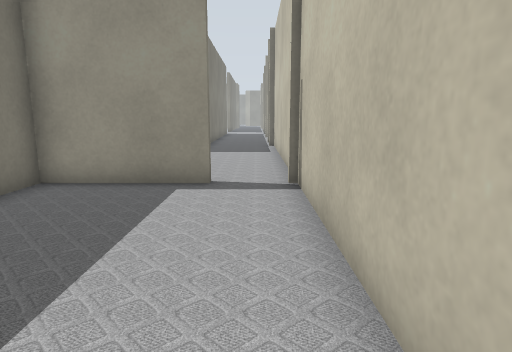
[1] (above)

21 first-person views from a walk through a robot-simulator world made for Gazebo. The camera is 0.72 m above the floor, tilts 10° down and sees 75° across. Floor lines are 1 m apart. The floor is counted in squares, 0.5 m on a side. Each view is taken from the middle of a square. On the plan, view 1 faces up. The plan holds only what a view shows up to about 15 squares ahead; the rest is blank. The place goes on beyond the plan. Robots are left out.

[2]
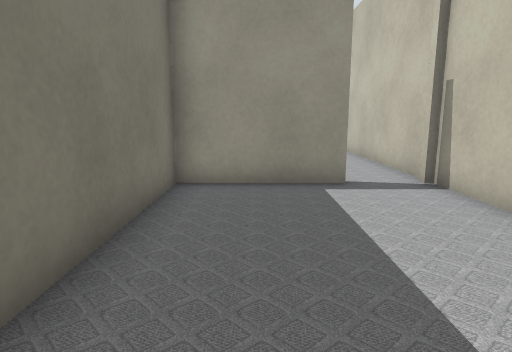

[3]
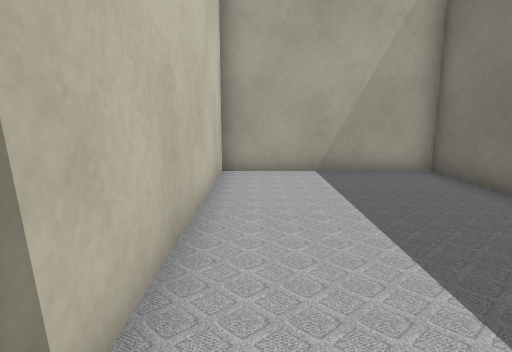

[4]
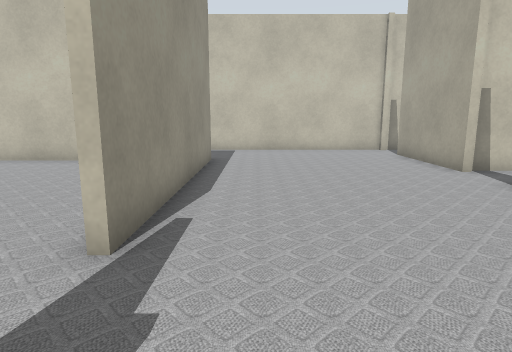

[5]
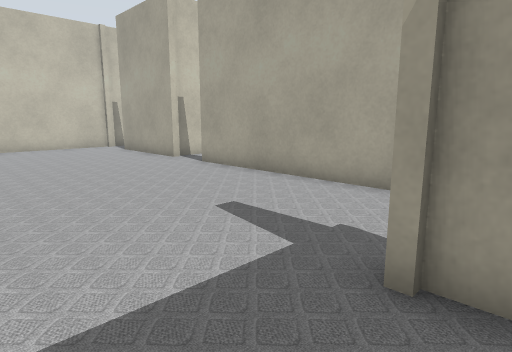

[6]
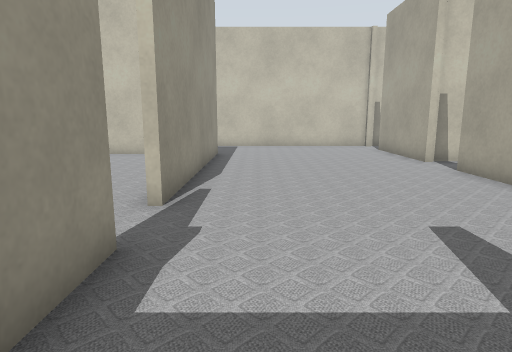

[7]
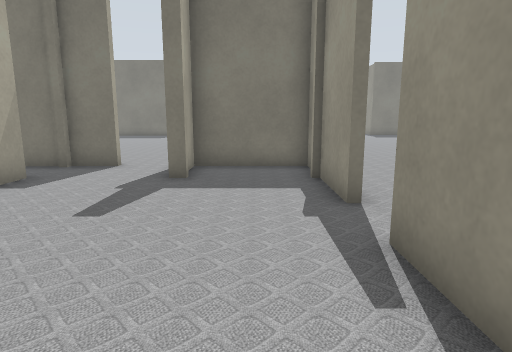

[8]
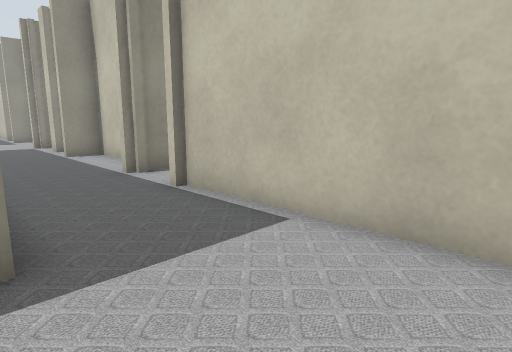

[9]
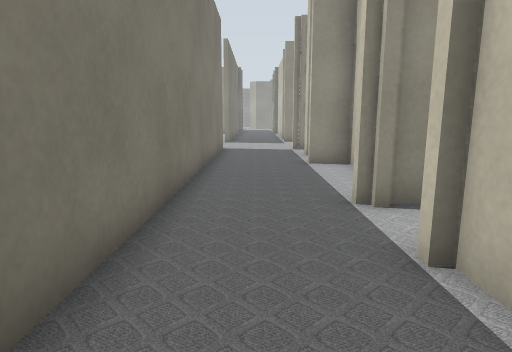

[10]
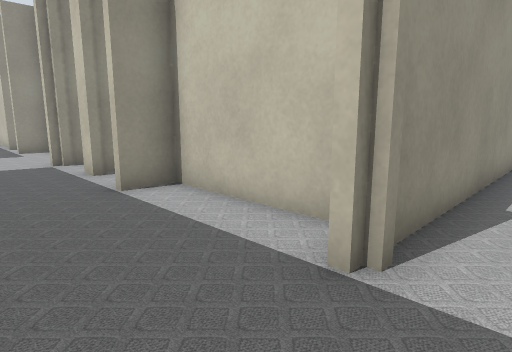

[11]
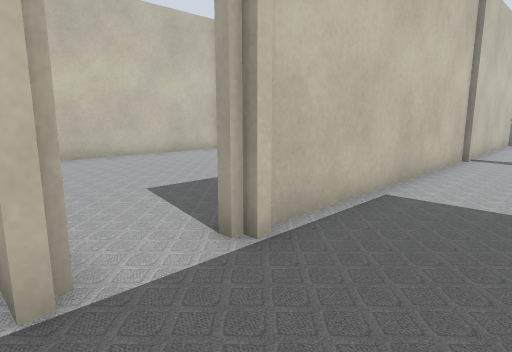

[12]
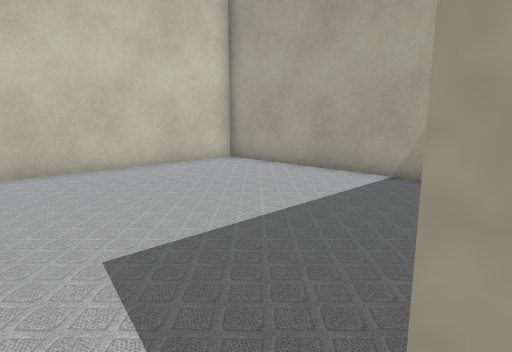

[13]
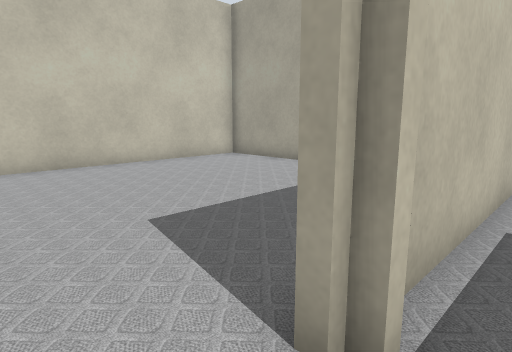

[14]
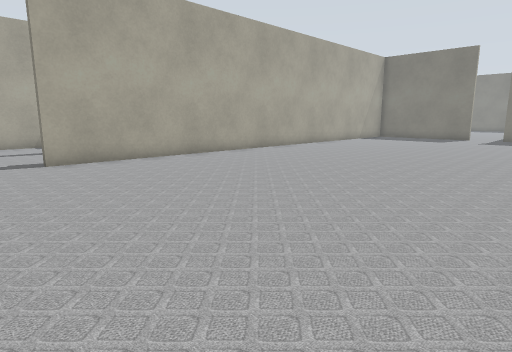

[15]
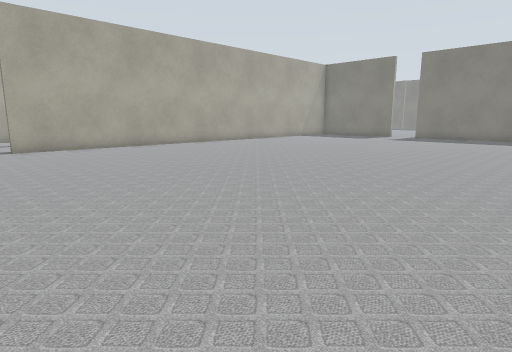

[16]
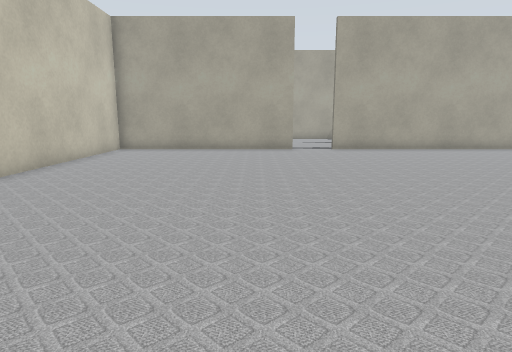

[17]
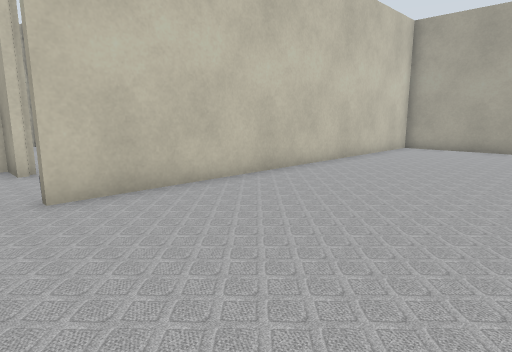

[18]
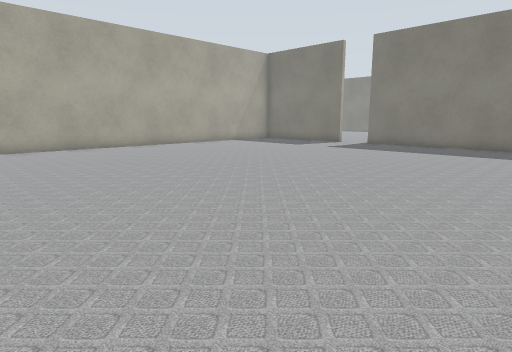

[19]
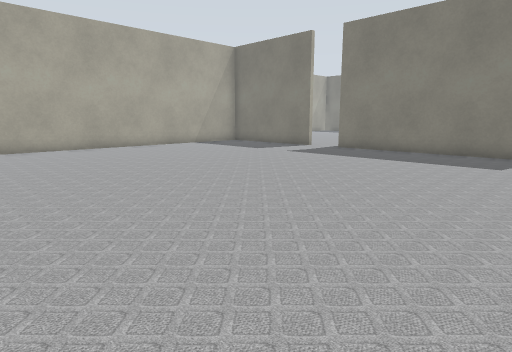

[20]
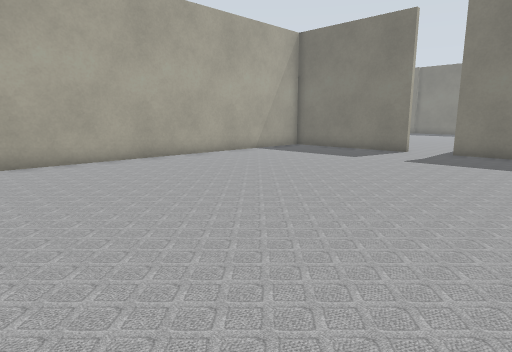

[21]
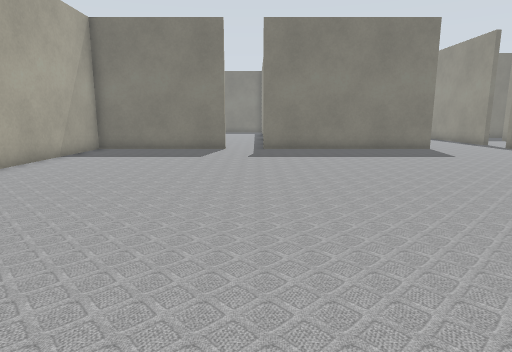

### Floor plan
Ten units are one square. View 1 is at (0, 0); x grows to the right and y downward. Boxes are objects, and circles mark ways between rooms. Rooms are numbered by the first view taken in them; rooms with no view inside come last. Other rooms are left out.
<svg viewBox="-348 -310 457 325">
<path fill="none" stroke="#000" d="M-10 -73 -48 -73 -48 10 9 10 9 -74M-25 -145 -108 -145M-124 -145 -169 -145 -169 -112 -149 -112 -149 -109M-50 -75 -10 -75M9 -74 9 -171M19 -204 19 -244 6 -244M-150 -75 -69 -75M-169 -90 -169 -75M-25 -275 -25 -158M16 -268 9 -268 9 -274M6 -197 12 -197M-107 -148 -28 -148 -28 -298M-343 -206 -343 -148 -125 -148M-343 -301 -343 -222M36 -100 104 -100 104 -178M92 -194 12 -194"/>
<circle cx="-5" cy="-70" r="3" fill="#2a7"/>
<circle cx="-115" cy="-150" r="3" fill="#2a7"/>
<circle cx="10" cy="-180" r="3" fill="#2a7"/>
<text x="-20" y="-30">1</text>
<text x="-60" y="-140">2</text>
<text x="-190" y="-240">3</text>
<text x="50" y="-150">4</text>
</svg>
Room 1 opens to room 2. Room 2 opens to room 3. Room 2 opens to room 4.

Where each view was taken, in squares from view 1:
view 1: 0 up, 0 right, facing up
view 2: 0 up, 3 left, facing up
view 3: 8 up, 0 right, facing down
view 4: 13 up, 14 left, facing right
view 5: 14 up, 16 left, facing down-right
view 6: 13 up, 16 left, facing right
view 7: 13 up, 7 left, facing left
view 8: 11 up, 3 left, facing up-right
view 9: 14 up, 1 left, facing up
view 10: 18 up, 2 left, facing up-right
view 11: 20 up, 2 left, facing down-right
view 12: 18 up, 1 right, facing down-right
view 13: 19 up, 0 right, facing down-right
view 14: 26 up, 10 left, facing down-left
view 15: 31 up, 10 left, facing down-left
view 16: 30 up, 9 left, facing down
view 17: 31 up, 9 left, facing down-right
view 18: 31 up, 17 left, facing down-left
view 19: 31 up, 20 left, facing down-left
view 20: 26 up, 20 left, facing down-left
view 21: 22 up, 19 left, facing left
